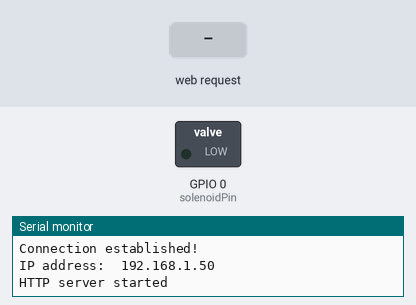
A sketch run on a simulated ESP8266 (NodeMCU). Shown: switched loads named in the sketch (green lamp = pin HIGH), the last lines printed to the serial monitor. The test bench sets the inputs (shaded band). WiFi joins after 1.5 s; servers stay silent unless stated.

Above: at 3.2 s.
3.3 s: HTTP request GET /?checked=done received
At 4.7 s:
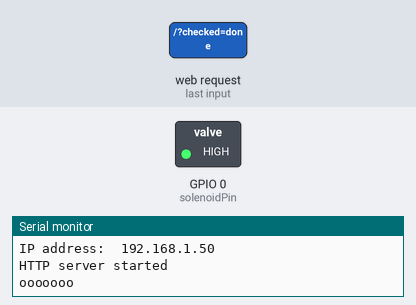
Timing chart, 0 to 7.8 s (numbered marks = the images above; inputs shaded):
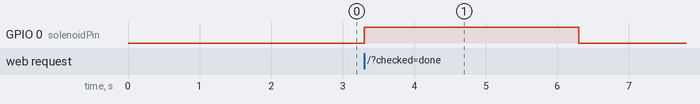

The sketch:

espWithLock.ino
```cpp
#include <ESP8266WiFi.h> // Include the Wi-Fi library
#include <ESP8266WebServer.h>

const char *ssid = "cdac"; // The name of the Wi-Fi network that will be created
const char *password = ""; // The password required to connect to it, leave blank for an


ESP8266WebServer server(80);

int solenoidPin=0;

void setup() {
Serial.begin(115200); // Start the Serial communication to send messages to the computer
delay(10);
Serial.println('\n');
WiFi.begin(ssid, password); // Connect to the network
Serial.print("Connecting to ");
Serial.print(ssid); Serial.println(" ...");
int i = 0;
while (WiFi.status() != WL_CONNECTED) { // Wait for the Wi-Fi to connect
delay(1000);
Serial.print(++i); Serial.print(' ');
}
pinMode(solenoidPin,OUTPUT);
Serial.println('\n');
Serial.println("Connection established!");
Serial.print("IP address:\t");
Serial.println(WiFi.localIP());


server.on("/",matched);

server.begin();
Serial.println("HTTP server started");
}
void loop() {
  server.handleClient();
  }
void matched(){
  if(server.arg("checked") == "done"){
    Serial.println("ooooooo");
    digitalWrite(solenoidPin,HIGH);
    delay(3000);
    digitalWrite(solenoidPin,LOW);
    delay(3000);

       }

  }
```

Measured:
- after the input at 3.3 s, GPIO 0 (solenoidPin): LOW → HIGH at once, → LOW 3.0 s later
